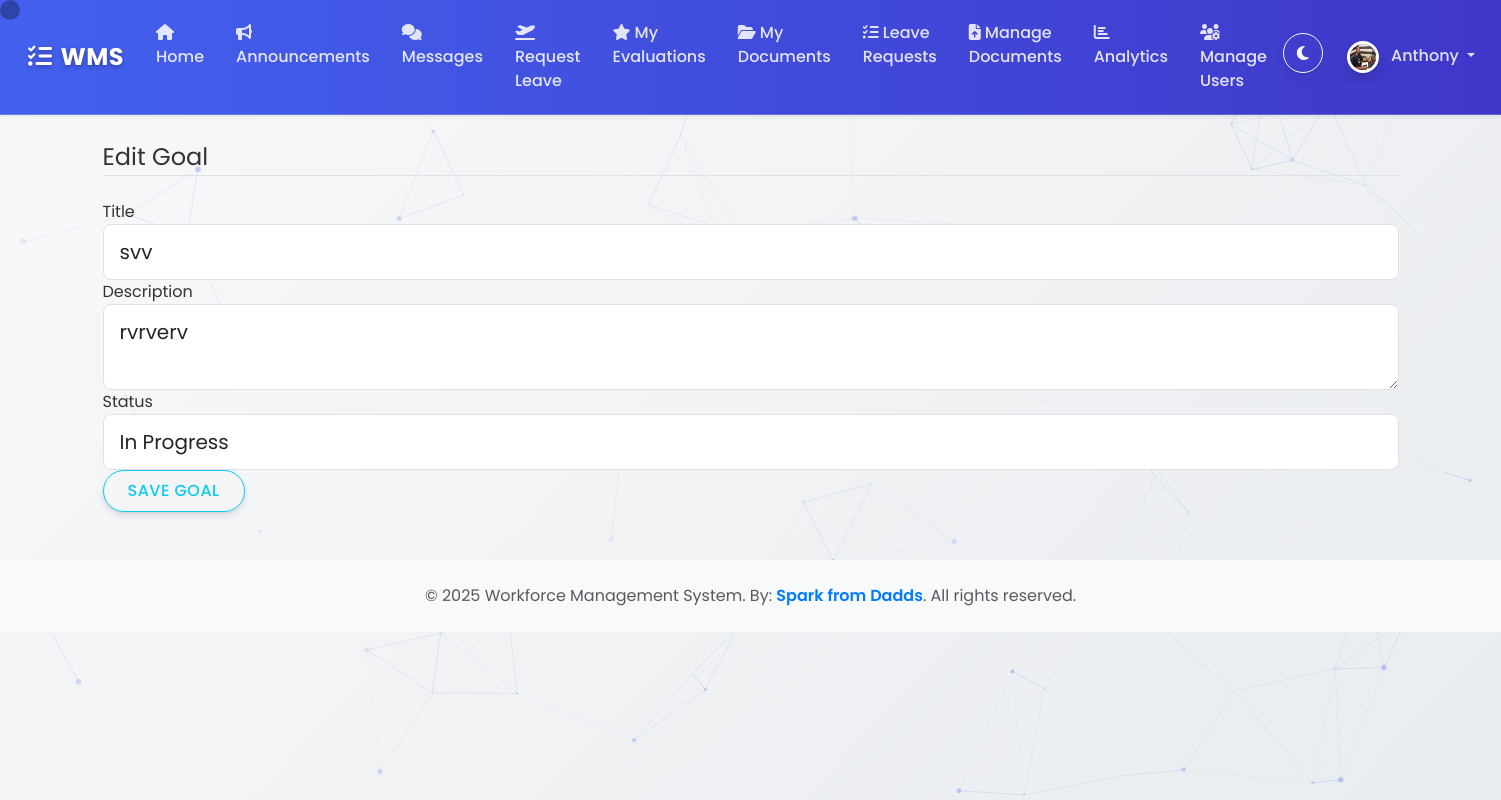
Page /goal/1/edit (signed in) on the committed database.
### wms/models.py (models this page shows, shortened)
class ProfilePicture(db.Model):
    id = db.Column(db.Integer, primary_key=True)
    filename = db.Column(db.String(100), nullable=False)
    upload_date = db.Column(db.DateTime, nullable=False, default=datetime.datetime.utcnow)
    user_id = db.Column(db.Integer, db.ForeignKey('user.id'), nullable=False, unique=True)

class User(UserMixin, db.Model):
    id = db.Column(db.Integer, primary_key=True)
    username = db.Column(db.String(150), unique=True, nullable=False)
    email = db.Column(db.String(150), unique=True, nullable=False)
    password_hash = db.Column(db.String(256))
    role = db.Column(db.String(50), nullable=False, default='Employee') # Roles: Admin, Manager, Employee
    profile_picture = db.relationship('ProfilePicture', backref='user', uselist=False)

class Goal(db.Model):
    id = db.Column(db.Integer, primary_key=True)
    title = db.Column(db.String(100), nullable=False)
    description = db.Column(Text, nullable=False)
    status = db.Column(db.String(20), nullable=False, default='In Progress')  # In Progress, Completed, Archived
    user_id = db.Column(db.Integer, db.ForeignKey('user.id'), nullable=False)
    user = db.relationship('User', backref='goals')

### wms/routes.py (the view, shortened to what this page needs)
@main_bp.route("/goal/<int:goal_id>/edit", methods=['GET', 'POST'])
@login_required
def edit_goal(goal_id):
    goal = Goal.query.get_or_404(goal_id)
    if goal.user != current_user and current_user.role not in ['Admin', 'Manager']:
        abort(403)
    form = GoalForm(obj=goal)
    return render_template('create_goal.html', title='Edit Goal', form=form)

### wms/forms.py
class GoalForm(FlaskForm):
    title = StringField('Title', validators=[DataRequired()])
    description = TextAreaField('Description', validators=[DataRequired()])
    status = SelectField('Status', choices=[('In Progress', 'In Progress'), ('Completed', 'Completed'), ('Archived', 'Archived')],
                         validators=[DataRequired()])
    submit = SubmitField('Save Goal')

### wms/__init__.py (called while the page is built)
def create_app():
    app = Flask(__name__)
    app.config['SECRET_KEY'] = os.environ.get('SECRET_KEY', 'a-very-secret-key-for-dev')
    app.config['SQLALCHEMY_DATABASE_URI'] = os.environ.get('DATABASE_URL', 'sqlite:///wms.db')
    app.config['SQLALCHEMY_TRACK_MODIFICATIONS'] = False
    app.config['UPLOAD_FOLDER'] = os.path.join(app.root_path, 'static/uploads')
    db.init_app(app)
    login_manager.init_app(app)
    csrf.init_app(app)
    migrate.init_app(app, db) # Initialize Migrate with app and db
    login_manager.login_view = 'main.login'
    login_manager.login_message_category = 'info'
    from wms.routes import main_bp
    app.register_blueprint(main_bp)
    with app.app_context():
        from . import models
    @login_manager.user_loader
    def load_user(user_id):
        from .models import User
        return User.query.get(int(user_id))
    return app

### wms/routes.py (called while the page is built)
@main_bp.context_processor
def inject_unread_messages_count():
    if current_user.is_authenticated:
        unread_count = Message.query.filter_by(recipient_id=current_user.id, read=False).count()
        return {'unread_messages_count': unread_count}
    return {'unread_messages_count': 0}

### wms/templates/create_goal.html (shortened to what this page needs)
{% extends "base.html" %}
{% block content %}
    <div class="content-section">
        <form method="POST" action="">
            <fieldset class="form-group">
                <legend class="border-bottom mb-4">{{ title }}</legend>
                <div class="form-group">
                    {{ form.title.label(class="form-control-label") }}
                    {{ form.title(class="form-control form-control-lg") }}
                </div>
                <div class="form-group">
                    {{ form.description.label(class="form-control-label") }}
                    {{ form.description(class="form-control form-control-lg") }}
                </div>
                <div class="form-group">
                    {{ form.status.label(class="form-control-label") }}
                    {{ form.status(class="form-control form-control-lg") }}
                </div>
            </fieldset>
            <div class="form-group">
                {{ form.submit(class="btn btn-outline-info") }}
            </div>
        </form>
    </div>
{% endblock content %}

### wms/templates/base.html (shortened to what this page needs)
<!DOCTYPE html>
<html data-bs-theme="light">
<head>
    <link rel="stylesheet" href="https://cdn.jsdelivr.net/npm/bootstrap@5.3.0/dist/css/bootstrap.min.css">
    <link rel="stylesheet" href="https://cdnjs.cloudflare.com/ajax/libs/font-awesome/6.5.0/css/all.min.css">
    <link rel="stylesheet" href="{{ url_for('static', filename='css/styles.css') }}">
</head>
<body>
    <div id="particles-js" style="position: fixed; top: 0; left: 0; width: 100%; height: 100%; z-index: -1;"></div>
    <div class="custom-cursor"></div>
    <div class="cursor-follower"></div>
    <nav class="navbar navbar-expand-lg navbar-dark shadow-sm sticky-top">
        <div class="container-fluid">
            <a class="navbar-brand" href="#"><i class="fas fa-tasks me-2"></i>WMS</a>
            <div class="collapse navbar-collapse" id="navbarContent">
                <ul class="navbar-nav me-auto mb-2 mb-lg-0">
                    {% if current_user.is_authenticated %}
                        <li class="nav-item"><a class="nav-link" href="{{ url_for('main.home') }}"><i class="fas fa-home me-1"></i>Home</a></li>
                        <li class="nav-item"><a class="nav-link" href="{{ url_for('main.announcements') }}"><i class="fas fa-bullhorn me-1"></i>Announcements</a></li>
                        <li class="nav-item">
                            <a class="nav-link position-relative" href="{{ url_for('main.messages') }}">
                                <i class="fas fa-comments me-1"></i>Messages
                            </a>
                        </li>
                        <li class="nav-item"><a class="nav-link" href="{{ url_for('main.new_leave_request') }}"><i class="fas fa-plane-departure me-1"></i>Request Leave</a></li>
                        <li class="nav-item"><a class="nav-link" href="{{ url_for('main.view_evaluations', user_id=current_user.id) }}"><i class="fas fa-star me-1"></i>My Evaluations</a></li>
                        <li class="nav-item"><a class="nav-link" href="{{ url_for('main.my_documents') }}"><i class="fas fa-folder-open me-1"></i>My Documents</a></li>
                        {% if current_user.role in ['Admin', 'Manager'] %}
                            <li class="nav-item"><a class="nav-link" href="{{ url_for('main.leave_requests') }}"><i class="fas fa-tasks me-1"></i>Leave Requests</a></li>
                            <li class="nav-item"><a class="nav-link" href="{{ url_for('main.documents') }}"><i class="fas fa-file-upload me-1"></i>Manage Documents</a></li>
                            <li class="nav-item"><a class="nav-link" href="{{ url_for('main.analytics') }}"><i class="fas fa-chart-bar me-1"></i>Analytics</a></li>
                            {% if current_user.role == 'Admin' %}
                                <li class="nav-item"><a class="nav-link" href="{{ url_for('main.admin_reset_password') }}"><i class="fas fa-users-cog me-1"></i>Manage Users</a></li>
                            {% endif %}
                        {% endif %}
                    {% endif %}
                </ul>
                <ul class="navbar-nav">
                    <li class="nav-item me-2">
                        <button class="btn btn-outline-light" id="darkModeToggle">
                            <i class="fas fa-moon"></i>
                        </button>
                    </li>
                    {% if current_user.is_authenticated %}
                        <li class="nav-item dropdown">
                            <a class="nav-link dropdown-toggle" href="#" id="navbarDropdown" role="button" data-bs-toggle="dropdown" aria-expanded="false">
                                {% if current_user.profile_picture %}
                                    <img src="{{ url_for('static', filename='uploads/profile_pics/' + current_user.profile_picture.filename) }}"
                                         class="rounded-circle profile-picture" width="32" height="32" alt="Profile Picture">
                                {% else %}
                                    <img src="{{ url_for('static', filename='uploads/profile_pics/default.png') }}"
                                         class="rounded-circle profile-picture" width="32" height="32" alt="Default Profile Picture">
                                {% endif %}
                                <span class="ms-2">{{ current_user.username }}</span>
                            </a>
                        </li>
                    {% else %}
                        <li class="nav-item"><a class="nav-link" href="{{ url_for('main.login') }}"><i class="fas fa-sign-in-alt me-1"></i>Login</a></li>
                        <li class="nav-item"><a class="nav-link" href="{{ url_for('main.register') }}"><i class="fas fa-user-plus me-1"></i>Register</a></li>
                    {% endif %}
                </ul>
            </div>
        </div>
    </nav>
    <div class="container mt-4">
        {% block content %}{% endblock %}
    </div>
    <footer class="bg-light text-center text-muted py-4 mt-5" id="footer">
  <div class="container">
    <p class="mb-0">
      © 2025 Workforce Management System. By:
      <span style="color: #007BFF; font-weight: 600;">Spark from Dadds</span>.
      All rights reserved.
    </p>
  </div>
</footer>
</body>
</html>

### wms/static/css/styles.css (style rules this page uses)
:root { --primary-color: #4361ee; --secondary-color: #3f37c9; --success-color: #4cc9f0; --info-color: #4895ef; --warning-color: #f72585; --danger-color: #e63946; --light-color: #f8f9fa; --dark-color: #212529; }
[data-bs-theme="light"] { --body-bg: linear-gradient(135deg, #f8f9fa 0%, #e9ecef 100%); --text-color: #333; --card-bg: #fff; --hover-bg: rgba(67, 97, 238, 0.05); }
body { background: var(--body-bg); min-height: 100vh; font-family: 'Poppins', sans-serif; color: var(--text-color); }
.navbar { background: linear-gradient(90deg, var(--primary-color) 0%, var(--secondary-color) 100%) !important; padding: 0.8rem 1rem; backdrop-filter: blur(10px); -webkit-backdrop-filter: blur(10px); box-shadow: 0 4px 30px rgba(0, 0, 0, 0.1); border-bottom: 1px solid rgba(255, 255, 255, 0.2); }
.navbar-brand { font-weight: 700; letter-spacing: 0.5px; font-size: 1.5rem; color: white !important; text-shadow: 0 2px 4px rgba(0,0,0,0.3); }
.navbar-dark .navbar-nav .nav-link { color: rgba(255, 255, 255, 0.85); font-weight: 500; padding: 0.5rem 1rem; border-radius: 4px; transition: all 0.3s ease; position: relative; overflow: hidden; }
.navbar-dark .navbar-nav .nav-link::before { content: ''; position: absolute; bottom: 0; left: 0; width: 0; height: 2px; background: linear-gradient(90deg, #fff, #4cc9f0); transition: width 0.3s ease; }
.btn { border-radius: 50px; padding: 0.5rem 1.5rem; font-weight: 500; text-transform: uppercase; letter-spacing: 0.5px; transition: all 0.3s ease; box-shadow: 0 4px 6px rgba(50, 50, 93, 0.11), 0 1px 3px rgba(0, 0, 0, 0.08); }
.form-control, .form-select { border-radius: 0.5rem; padding: 0.75rem 1rem; border: 1px solid #dee2e6; transition: all 0.3s ease; }
.profile-picture { border: 3px solid white; box-shadow: 0 0.5rem 1rem rgba(0, 0, 0, 0.15); }
.container { animation: fadeIn 0.5s ease-out; }
#darkModeToggle { width: 40px; height: 40px; border-radius: 50%; padding: 0; display: flex; align-items: center; justify-content: center; transition: all 0.3s ease; }

### wms/templates/base.html (style rules this page uses)
.custom-cursor { position: fixed; width: 20px; height: 20px; background: rgba(67, 97, 238, 0.3); border-radius: 50%; pointer-events: none; z-index: 9999; transition: transform 0.1s ease; mix-blend-mode: difference; }
.cursor-follower { position: fixed; width: 40px; height: 40px; border: 2px solid rgba(67, 97, 238, 0.3); border-radius: 50%; pointer-events: none; z-index: 9998; transition: all 0.3s ease; }
* { cursor: none; }
a, button, .btn, .nav-link { cursor: none; }

### rows in the picture
ProfilePicture: filename (picture)
User: username "Anthony"
Goal: title "svv", description "rvrverv", status "In Progress"

### other values in the picture
{{ title }} "Edit Goal"
